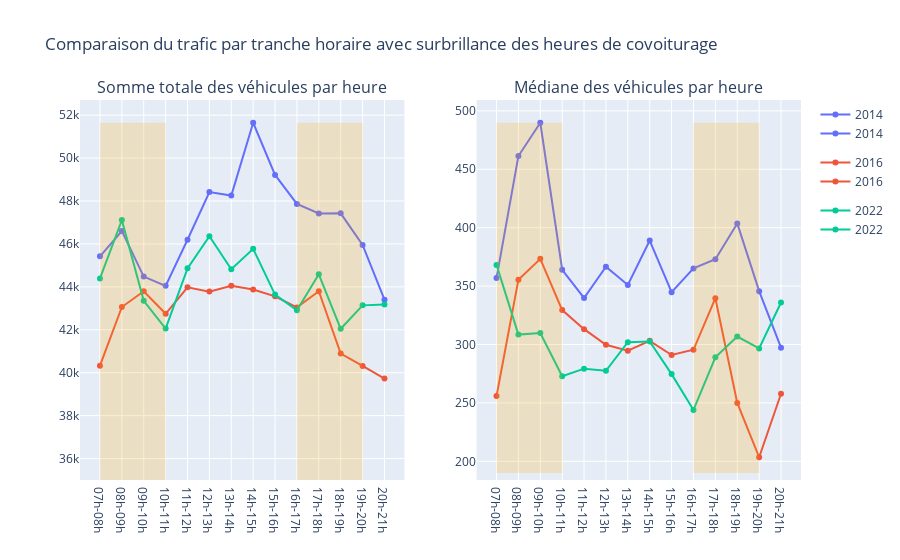

Notebook cell for this chart:
### Code cell
# 3.2 Trafic en fonction de l'heure : Comparaison Somme vs Médiane (Plotly) avec surbrillance des heures de covoiturage
df_hourly_sum = df.groupby(["heure", "année"])["données"].sum().reset_index()
df_hourly_median = df.groupby(["heure", "année"])["données"].median().reset_index()

fig = make_subplots(rows=1, cols=2, subplot_titles=("Somme totale des véhicules par heure", "Médiane des véhicules par heure"))

# Heures de la voie de covoiturage
heures_covoit = ["07h-08h", "08h-09h", "09h-10h", "10h-11h", "16h-17h", "17h-18h", "18h-19h", "19h-20h"]

# Graphique pour la somme
total_fig = px.line(df_hourly_sum, x="heure", y="données", color="année", markers=True,
                    labels={"données": "Nombre total de véhicules", "heure": "Heure", "année": "Année"})
for trace in total_fig.data:
    fig.add_trace(trace, row=1, col=1)

# Ajout de surbrillance des heures de covoiturage
fig.add_shape(
    type="rect", x0="07h-08h", x1="10h-11h", y0=35000, y1=df_hourly_sum["données"].max(),
    fillcolor="rgba(255, 165, 0, 0.2)", line=dict(width=0), row=1, col=1
)
fig.add_shape(
    type="rect", x0="16h-17h", x1="19h-20h", y0=35000, y1=df_hourly_sum["données"].max(),
    fillcolor="rgba(255, 165, 0, 0.2)", line=dict(width=0), row=1, col=1
)

# Graphique pour la médiane
median_fig = px.line(df_hourly_median, x="heure", y="données", color="année", markers=True,
                      labels={"données": "Nombre médian de véhicules", "heure": "Heure", "année": "Année"})
for trace in median_fig.data:
    fig.add_trace(trace, row=1, col=2)

# Ajout de surbrillance des heures de covoiturage
fig.add_shape(
    type="rect", x0="07h-08h", x1="10h-11h", y0=190, y1=df_hourly_median["données"].max(),
    fillcolor="rgba(255, 165, 0, 0.2)", line=dict(width=0), row=1, col=2
)
fig.add_shape(
    type="rect", x0="16h-17h", x1="19h-20h", y0=190, y1=df_hourly_median["données"].max(),
    fillcolor="rgba(255, 165, 0, 0.2)", line=dict(width=0), row=1, col=2
)

fig.update_layout(title_text="Comparaison du trafic par tranche horaire avec surbrillance des heures de covoiturage",
                  showlegend=True)
fig.show()

### Figure 1 — Plotly figure (JSON) as saved in the notebook; plotly's stock layout.template omitted (floating-point values rounded to 4 significant figures)
{"data": [{"hovertemplate": "Année=2014<br>Heure=%{x}<br>Nombre total de véhicules=%{y}<extra></extra>", "legendgroup": "2014", "line": {"color": "#636efa", "dash": "solid"}, "marker": {"symbol": "circle"}, "mode": "lines+markers", "name": "2014", "orientation": "v", "showlegend": true, "type": "scatter", "x": ["07h-08h", "08h-09h", "09h-10h", "10h-11h", "11h-12h", "12h-13h", "13h-14h", "14h-15h", "15h-16h", "16h-17h", "17h-18h", "18h-19h", "19h-20h", "20h-21h"], "xaxis": "x", "y": [45420.0, 46600.0, 44480.0, 44050.0, 46190.0, 48410.0, 48250.0, 51650.0, 49210.0, 47860.0, 47420.0, 47420.0, 45950.0, 43400.0], "yaxis": "y"}, {"hovertemplate": "Année=2016<br>Heure=%{x}<br>Nombre total de véhicules=%{y}<extra></extra>", "legendgroup": "2016", "line": {"color": "#EF553B", "dash": "solid"}, "marker": {"symbol": "circle"}, "mode": "lines+markers", "name": "2016", "orientation": "v", "showlegend": true, "type": "scatter", "x": ["07h-08h", "08h-09h", "09h-10h", "10h-11h", "11h-12h", "12h-13h", "13h-14h", "14h-15h", "15h-16h", "16h-17h", "17h-18h", "18h-19h", "19h-20h", "20h-21h"], "xaxis": "x", "y": [40330.0, 43060.0, 43800.0, 42740.0, 43980.0, 43780.0, 44050.0, 43870.0, 43560.0, 43040.0, 43790.0, 40890.0, 40310.0, 39730.0], "yaxis": "y"}, {"hovertemplate": "Année=2022<br>Heure=%{x}<br>Nombre total de véhicules=%{y}<extra></extra>", "legendgroup": "2022", "line": {"color": "#00cc96", "dash": "solid"}, "marker": {"symbol": "circle"}, "mode": "lines+markers", "name": "2022", "orientation": "v", "showlegend": true, "type": "scatter", "x": ["07h-08h", "08h-09h", "09h-10h", "10h-11h", "11h-12h", "12h-13h", "13h-14h", "14h-15h", "15h-16h", "16h-17h", "17h-18h", "18h-19h", "19h-20h", "20h-21h"], "xaxis": "x", "y": [44390.0, 47110.0, 43350.0, 42060.0, 44860.0, 46360.0, 44820.0, 45770.0, 43640.0, 42900.0, 44580.0, 42040.0, 43140.0, 43180.0], "yaxis": "y"}, {"hovertemplate": "Année=2014<br>Heure=%{x}<br>Nombre médian de véhicules=%{y}<extra></extra>", "legendgroup": "2014", "line": {"color": "#636efa", "dash": "solid"}, "marker": {"symbol": "circle"}, "mode": "lines+markers", "name": "2014", "orientation": "v", "showlegend": true, "type": "scatter", "x": ["07h-08h", "08h-09h", "09h-10h", "10h-11h", "11h-12h", "12h-13h", "13h-14h", "14h-15h", "15h-16h", "16h-17h", "17h-18h", "18h-19h", "19h-20h", "20h-21h"], "xaxis": "x2", "y": [356.8, 461.3, 489.8, 364.0, 339.8, 366.7, 351.0, 389.0, 344.8, 365.2, 373.0, 403.7, 345.7, 297.3], "yaxis": "y2"}, {"hovertemplate": "Année=2016<br>Heure=%{x}<br>Nombre médian de véhicules=%{y}<extra></extra>", "legendgroup": "2016", "line": {"color": "#EF553B", "dash": "solid"}, "marker": {"symbol": "circle"}, "mode": "lines+markers", "name": "2016", "orientation": "v", "showlegend": true, "type": "scatter", "x": ["07h-08h", "08h-09h", "09h-10h", "10h-11h", "11h-12h", "12h-13h", "13h-14h", "14h-15h", "15h-16h", "16h-17h", "17h-18h", "18h-19h", "19h-20h", "20h-21h"], "xaxis": "x2", "y": [255.8, 355.5, 373.3, 329.5, 313.2, 299.8, 294.7, 303.2, 291.0, 295.5, 339.7, 250.0, 203.5, 257.8], "yaxis": "y2"}, {"hovertemplate": "Année=2022<br>Heure=%{x}<br>Nombre médian de véhicules=%{y}<extra></extra>", "legendgroup": "2022", "line": {"color": "#00cc96", "dash": "solid"}, "marker": {"symbol": "circle"}, "mode": "lines+markers", "name": "2022", "orientation": "v", "showlegend": true, "type": "scatter", "x": ["07h-08h", "08h-09h", "09h-10h", "10h-11h", "11h-12h", "12h-13h", "13h-14h", "14h-15h", "15h-16h", "16h-17h", "17h-18h", "18h-19h", "19h-20h", "20h-21h"], "xaxis": "x2", "y": [368.2, 308.5, 309.8, 272.8, 279.3, 277.5, 302.0, 302.7, 274.7, 244.0, 289.0, 306.8, 296.7, 336.0], "yaxis": "y2"}], "layout": {"annotations": [{"font": {"size": 16}, "showarrow": false, "text": "Somme totale des véhicules par heure", "x": 0.225, "xanchor": "center", "xref": "paper", "y": 1, "yanchor": "bottom", "yref": "paper"}, {"font": {"size": 16}, "showarrow": false, "text": "Médiane des véhicules par heure", "x": 0.775, "xanchor": "center", "xref": "paper", "y": 1, "yanchor": "bottom", "yref": "paper"}], "shapes": [{"fillcolor": "rgba(255, 165, 0, 0.2)", "line": {"width": 0}, "type": "rect", "x0": "07h-08h", "x1": "10h-11h", "xref": "x", "y0": 35000, "y1": 51650.0, "yref": "y"}, {"fillcolor": "rgba(255, 165, 0, 0.2)", "line": {"width": 0}, "type": "rect", "x0": "16h-17h", "x1": "19h-20h", "xref": "x", "y0": 35000, "y1": 51650.0, "yref": "y"}, {"fillcolor": "rgba(255, 165, 0, 0.2)", "line": {"width": 0}, "type": "rect", "x0": "07h-08h", "x1": "10h-11h", "xref": "x2", "y0": 190, "y1": 489.8, "yref": "y2"}, {"fillcolor": "rgba(255, 165, 0, 0.2)", "line": {"width": 0}, "type": "rect", "x0": "16h-17h", "x1": "19h-20h", "xref": "x2", "y0": 190, "y1": 489.8, "yref": "y2"}], "showlegend": true, "title": {"text": "Comparaison du trafic par tranche horaire avec surbrillance des heures de covoiturage"}, "xaxis": {"anchor": "y", "domain": [0, 0.45]}, "xaxis2": {"anchor": "y2", "domain": [0.55, 1]}, "yaxis": {"anchor": "x", "domain": [0, 1]}, "yaxis2": {"anchor": "x2", "domain": [0, 1]}}}
